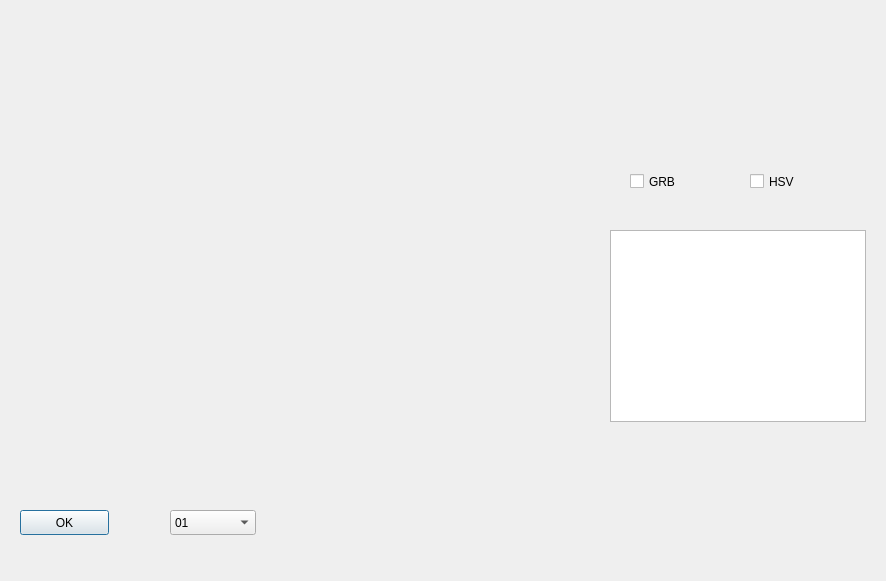
<?xml version="1.0" encoding="UTF-8"?>
<ui version="4.0">
 <class>detecton_clor_Dialog</class>
 <widget class="QDialog" name="detecton_clor_Dialog">
  <property name="geometry">
   <rect>
    <x>0</x>
    <y>0</y>
    <width>886</width>
    <height>581</height>
   </rect>
  </property>
  <property name="baseSize">
   <size>
    <width>3</width>
    <height>3</height>
   </size>
  </property>
  <property name="windowTitle">
   <string>Dialog</string>
  </property>
  <widget class="QWidget" name="verticalLayoutWidget">
   <property name="geometry">
    <rect>
     <x>0</x>
     <y>0</y>
     <width>581</width>
     <height>491</height>
    </rect>
   </property>
   <layout class="QVBoxLayout" name="verticalLayout">
    <item>
     <widget class="QLabel" name="img_label">
      <property name="text">
       <string/>
      </property>
     </widget>
    </item>
   </layout>
  </widget>
  <widget class="QPushButton" name="pushButton">
   <property name="geometry">
    <rect>
     <x>20</x>
     <y>510</y>
     <width>89</width>
     <height>25</height>
    </rect>
   </property>
   <property name="text">
    <string>OK</string>
   </property>
  </widget>
  <widget class="QComboBox" name="comboBox">
   <property name="geometry">
    <rect>
     <x>170</x>
     <y>510</y>
     <width>86</width>
     <height>25</height>
    </rect>
   </property>
   <item>
    <property name="text">
     <string>01</string>
    </property>
   </item>
   <item>
    <property name="text">
     <string>02</string>
    </property>
   </item>
   <item>
    <property name="text">
     <string>03</string>
    </property>
   </item>
   <item>
    <property name="text">
     <string>04</string>
    </property>
   </item>
  </widget>
  <widget class="QCheckBox" name="checkBox">
   <property name="geometry">
    <rect>
     <x>630</x>
     <y>170</y>
     <width>92</width>
     <height>23</height>
    </rect>
   </property>
   <property name="text">
    <string>GRB</string>
   </property>
  </widget>
  <widget class="QCheckBox" name="checkBox_2">
   <property name="geometry">
    <rect>
     <x>750</x>
     <y>170</y>
     <width>92</width>
     <height>23</height>
    </rect>
   </property>
   <property name="text">
    <string>HSV</string>
   </property>
  </widget>
  <widget class="QTableWidget" name="tableWidget">
   <property name="geometry">
    <rect>
     <x>610</x>
     <y>230</y>
     <width>256</width>
     <height>192</height>
    </rect>
   </property>
   <property name="baseSize">
    <size>
     <width>3</width>
     <height>3</height>
    </size>
   </property>
  </widget>
 </widget>
 <resources/>
 <connections/>
</ui>
